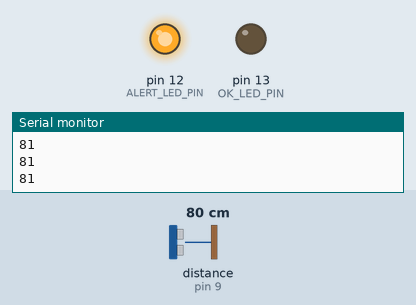
A sketch run on a simulated Arduino Uno, built with avr-gcc and run on an emulated ATmega328P. Shown: output pins drawn as LEDs (lit = HIGH), the last lines printed to the serial monitor. The inputs (shaded band) are chosen by the test bench; at power-on: distance to the obstacle (sensor on pin 9) 80 cm. The echo pulse lasts 58.3 µs per cm.

Above: at 1.3 s.
1.4 s: distance to the obstacle (sensor on pin 9) set to 70 cm
At 2.0 s:
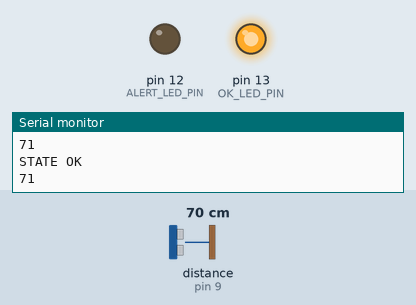
3.0 s: distance to the obstacle (sensor on pin 9) set to 52 cm
4.5 s: distance to the obstacle (sensor on pin 9) set to 45 cm
At 4.9 s:
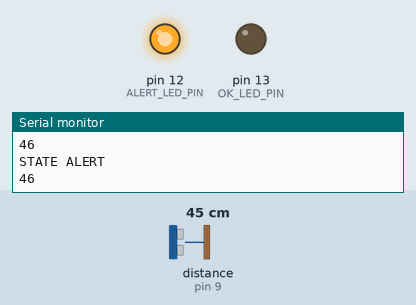
6.0 s: distance to the obstacle (sensor on pin 9) set to 60 cm
At 32.0 s:
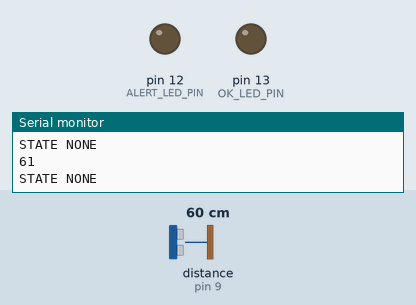
Timing chart, 0 to 33.0 s (numbered marks = the images above; inputs shaded):
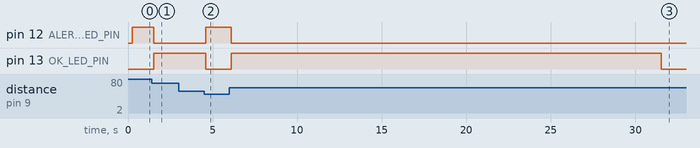

Measured:
- the behaviour switches between 75 and 74 cm on distance to the obstacle (sensor on pin 9) (found by bisection; images 0 and 1)
- the behaviour switches between 49 and 48 cm on distance to the obstacle (sensor on pin 9) (found by bisection; images 1 and 2)
- after the input at 1.4 s, pin 12 (ALERT_LED_PIN): HIGH → LOW after 0.13 s; pin 13 (OK_LED_PIN): LOW → HIGH after 0.13 s
- after the input at 4.5 s, pin 12 (ALERT_LED_PIN): LOW → HIGH after 0.08 s; pin 13 (OK_LED_PIN): HIGH → LOW after 0.08 s
- after the input at 6.0 s, pin 12 (ALERT_LED_PIN): HIGH → LOW after 0.10 s instead of 23.9 s; pin 13 (OK_LED_PIN): LOW → HIGH after 0.10 s, → LOW 25.4 s later

The sketch:

parking_sensor.ino.ino
```cpp
#include <NewPing.h>

#define SONAR_TRIG_PIN 8
#define SONAR_ECHO_PIN 9
#define ALERT_LED_PIN 12
#define OK_LED_PIN 13
#define MAX_DETECT_DISTANCE 200 //cm
#define STATE_NONE 0
#define STATE_ALERT 1
#define STATE_OK 2
#define STATE_OK_MAX_DISTANCE 75
#define STATE_OK_MIN_DISTANCE 50
#define READ_FREQUENCY 250
#define MAX_IDENTICAL_READINGS 100 // 250ms @ 4/s * 4 - if reading is the same for 16 seconds, poweroff.

int lastDistanceRead;
int identicalLastDistanceCount = 0;

NewPing sonar(SONAR_TRIG_PIN, SONAR_ECHO_PIN, MAX_DETECT_DISTANCE);


// the setup function runs once when you press reset or power the board
void setup() {
  pinMode(OK_LED_PIN, OUTPUT);
  pinMode(ALERT_LED_PIN, OUTPUT);
  Serial.begin(115200);
}

// the loop function runs over and over again forever
void loop() {
  delay(READ_FREQUENCY);

  int distance = sonar.ping_cm();
  Serial.println(distance);
  if (distance == lastDistanceRead) {
    identicalLastDistanceCount++;
    if (identicalLastDistanceCount >= MAX_IDENTICAL_READINGS) { setLedState(STATE_NONE); }
    return;
  }

  lastDistanceRead = distance;
  identicalLastDistanceCount = 0;

  if (distance <= STATE_OK_MAX_DISTANCE && distance >= STATE_OK_MIN_DISTANCE) {
    setLedState(STATE_OK);
  }
  else {
    setLedState(STATE_ALERT);
  }
}

void setLedState(int state) {
  switch (state) {
    case (STATE_NONE):
      Serial.println("STATE NONE");
      digitalWrite(ALERT_LED_PIN, LOW);
      digitalWrite(OK_LED_PIN, LOW);
      break;
    case (STATE_ALERT):
      Serial.println("STATE ALERT");
      digitalWrite(ALERT_LED_PIN, HIGH);
      digitalWrite(OK_LED_PIN, LOW);
      break;
    case (STATE_OK):
      Serial.println("STATE OK");
      digitalWrite(ALERT_LED_PIN, LOW);
      digitalWrite(OK_LED_PIN, HIGH);
      break;
  }
}
```
